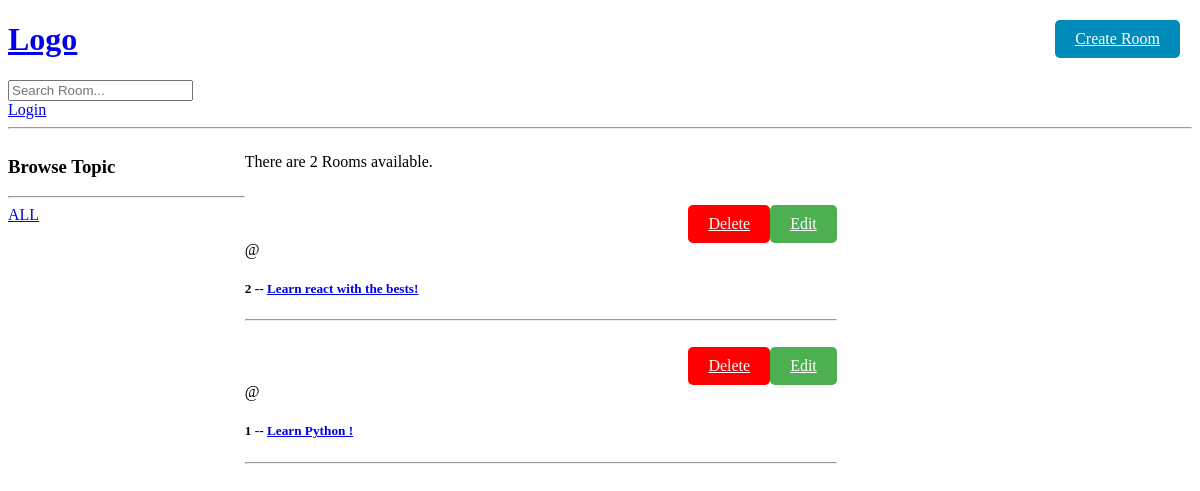
/, run on an earlier commit of the app's database.
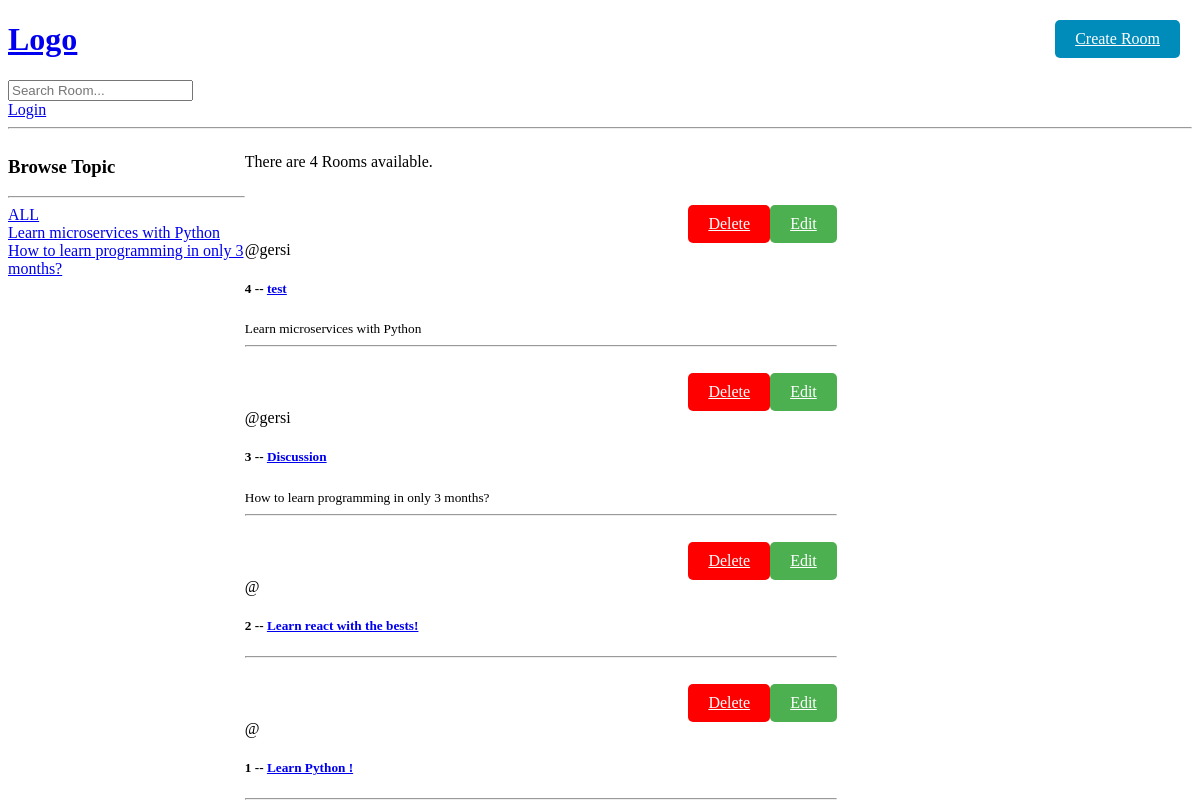
And on a later commit of the database.
### base/models.py (models this page shows, shortened)
class Room(models.Model):
    host = models.ForeignKey(User, on_delete=models.SET_NULL, null=True)
    topic = models.ForeignKey(Topic, on_delete=models.SET_NULL, null=True)
    name = models.CharField(max_length=200)
    description = models.TextField(null=True, blank=True)
    updated = models.DateTimeField(auto_now=True)
    created = models.DateTimeField(auto_now_add=True)
    class Meta:
        ordering = ['-updated','-created']

class Topic(models.Model):
    name = models.CharField(max_length=200)
    def __str__(self):
        return self.name

### base/views.py (the view)
# urls.py: path('',views.home, name='home'),
def home(request):
    q = request.GET.get('q') if request.GET.get('q') != None else ''
    rooms = Room.objects.filter(
        Q(topic__name__icontains = q) |
        Q(name__icontains = q) |
        Q(description__icontains = q)
        )
    topics = Topic.objects.all()
    room_count = rooms.count()
    context = {'rooms':rooms,
               'topics':topics,
               'room_count':room_count}
    return render(request,'base/home.html', context)

### base/templates/base/home.html
{% extends 'main.html' %}
{% block content %}
<div class="home-container">
 <div class="row">
  <div class="col" style="float:left;width:20%">
    <h3>Browse Topic</h3>
    <hr>
    <a href="{% url 'home'%}">ALL</a><br>
    {% for topic in topics %}
    <a href="{% url 'home' %}?q={{topic.name}}">{{topic}}</a>
    <br>
    {% endfor %}
  </div>
  <div class="col" style="float:left; width: 50%;">
    <p>There are {{room_count}} Rooms available.</p>
  <a href="{% url 'create-room' %}" style="position: absolute;top: 20px;right: 20px;background-color: #008CBA;color: white;border: none;padding: 10px 20px;border-radius: 5px;cursor: pointer;">Create Room</a>
    {% for room in rooms %}
       <br>
      <div>
        <a href="{% url 'update-room' room.id %}" style="float:right;background-color: #4CAF50;color: white;border: none;padding: 10px 20px;border-radius: 5px;cursor: pointer;">Edit</a>
        <a href="{% url 'delete-room' room.id %}" style="float:right; background-color: red;color: white;border: none;padding: 10px 20px;border-radius: 5px;cursor: pointer;">Delete</a>
        <br><br>
        <span>@{{room.host.username}}</span>
        <h5>{{room.id}} -- <a href="{% url 'room' room.id %}">{{room.name}} </a></h5>
        <small>{{room.topic.name}}</small>
        <hr>
      </div>
    {% endfor %}
  </div>
</div>
{% endblock content %}

What changed in the data, as far as the page shows it:
added Topic: name "Learn microservices with Python"
added Topic: name "How to learn programming in only 3 months?"
added Room: host.username "gersi", id "4", name "test", topic.name "Learn microservices with Python"
added Room: host.username "gersi", id "3", name "Discussion", topic.name "How to learn programming in only 3 months?"
Also different on the page:
{{ room_count }}: "2" → "4"
